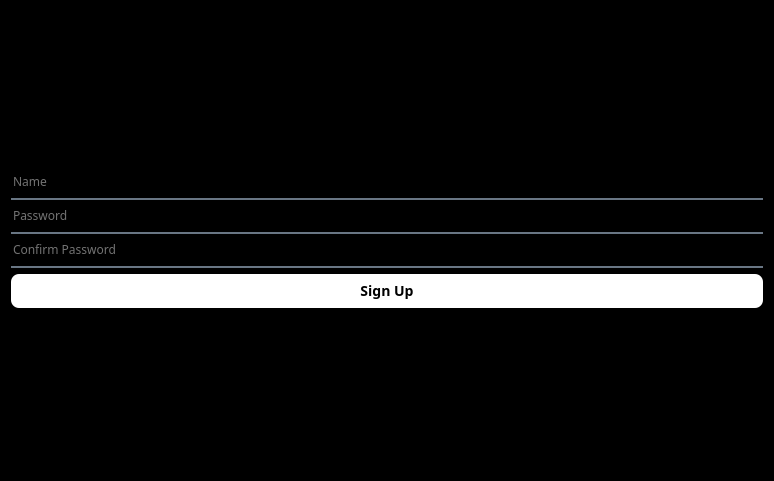
<?xml version="1.0" encoding="UTF-8"?>
<ui version="4.0">
 <class>Dialog</class>
 <widget class="QDialog" name="Dialog">
  <property name="geometry">
   <rect>
    <x>0</x>
    <y>0</y>
    <width>774</width>
    <height>481</height>
   </rect>
  </property>
  <property name="font">
   <font>
    <family>Sans Serif Collection</family>
   </font>
  </property>
  <property name="windowTitle">
   <string>Dialog</string>
  </property>
  <property name="styleSheet">
   <string notr="true">background-color: rgb(0, 0, 0);</string>
  </property>
  <layout class="QVBoxLayout" name="verticalLayout_2">
   <item>
    <layout class="QVBoxLayout" name="verticalLayout">
     <item>
      <widget class="QLineEdit" name="Name">
       <property name="styleSheet">
        <string notr="true">background-color:rgba(0, 0, 0, 0);
border:none;
border-bottom:2px solid rgba(105, 118, 132, 255);
color:rgba(255, 255, 255, 230);
padding-bottom: 7px;</string>
       </property>
       <property name="placeholderText">
        <string>Name</string>
       </property>
      </widget>
     </item>
     <item>
      <widget class="QLineEdit" name="Password">
       <property name="styleSheet">
        <string notr="true">background-color:rgba(0, 0, 0, 0);
border:none;
border-bottom:2px solid rgba(105, 118, 132, 255);
color:rgba(255, 255, 255, 230);
padding-bottom: 7px;</string>
       </property>
       <property name="placeholderText">
        <string>Password</string>
       </property>
      </widget>
     </item>
     <item>
      <widget class="QLineEdit" name="ConfirmPass">
       <property name="styleSheet">
        <string notr="true">background-color:rgba(0, 0, 0, 0);
border:none;
border-bottom:2px solid rgba(105, 118, 132, 255);
color:rgba(255, 255, 255, 230);
padding-bottom: 7px;</string>
       </property>
       <property name="placeholderText">
        <string>Confirm Password</string>
       </property>
      </widget>
     </item>
     <item>
      <widget class="QPushButton" name="SignupButton">
       <property name="cursor">
        <cursorShape>PointingHandCursor</cursorShape>
       </property>
       <property name="styleSheet">
        <string notr="true">QPushButton {
    background-color: white;
    color: black;
    border: none;
    border-radius: 8px;
    padding: 7px;
    font-weight: bold;
    font-size: 14px;
 	cursor: pointer;
	
}

QPushButton:hover {
    background-color: #1DB954; /* Spotify green / fresh green */
    color: white;
}

QPushButton:pressed {
    background-color: #17a444;
    color: white;
}
</string>
       </property>
       <property name="text">
        <string>Sign Up</string>
       </property>
      </widget>
     </item>
    </layout>
   </item>
  </layout>
 </widget>
 <resources>
  <include location="../../../Downloads/ProjectSTAL-branch3/resource.qrc"/>
 </resources>
 <connections/>
</ui>
